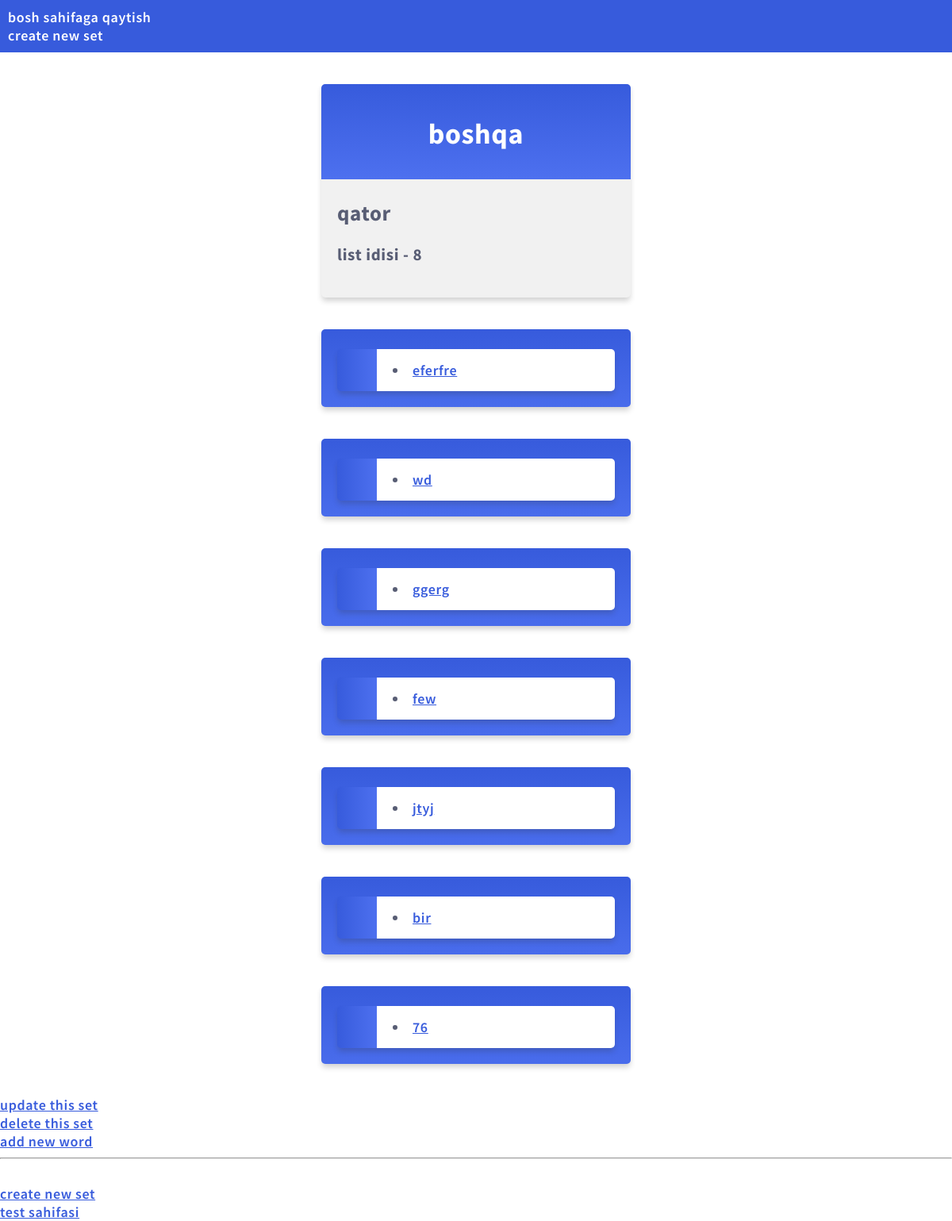
Screenshot of /8/set_list/ with the database file from the repository.
### my_card/models.py (models this page shows, shortened)
class Set(models.Model):
    name = models.CharField(max_length = 64)
    description = models.CharField(max_length = 255, blank =True)

class Word(models.Model):
    word = models.CharField(max_length=100)
    translate = models.CharField(max_length=255)
    defenition = models.TextField(blank=True)
    set_id = models.ForeignKey(Set, on_delete=models.CASCADE, related_name='word_set')

### my_card/views.py (the view)
# urls.py: path('<int:id>/set_list/', views.set_list, name='set_list'),
def set_list(request, id):
    my_set = Set.objects.get(id=id)
    context = {"my_set":my_set}
    return render(request, "my_card/set_list.html", context=context )

### my_card/templates/my_card/set_list.html (shortened to what this page needs)
{% extends "my_card/base.html" %}
{% block content %}
<div class="mycard">
    <h1>{{my_set.name}}</h1>
    <h2 >{{my_set.description}}</h2>
    <h3 >list idisi - {{my_set.id}}</h3>
</div>
        <div>
            {% for word in my_set.word_set.all %}
                <div  class="mycard">
            <a href = "{% url 'wordpage' word.id %}">
             <li onclick="window.location= details"> {{ word.word }}
            </a>
                </div>
            {% endfor %}
        </div>
    <a href="{% url 'set_update' id=my_set.id %}">update this set</a><br>
    <a href="{% url 'set_delete' id=my_set.id %}">delete this set</a><br>
    <a href="{% url 'word_add' id=my_set.id %}">add new word</a><br>
{% endblock %}

### mystaticfiles/mystyles.css (style rules this page uses)
body { margin:0; font: 600 18px 'Source Sans Pro', sans-serif; letter-spacing: 0.64px; color: #585d74; }
.mycard { background-color: #f1f1f1; background-image: linear-gradient(to bottom, #375BDC, #4D70EF); background-size: 100% 120px; background-repeat: no-repeat; margin: 40px auto; width: 350px; border-radius: 5px; box-shadow: 0 5px 7px -1px rgba(51, 51, 51, 0.23); padding: 20px; }
.mycard h1 { text-align: center; color:#ffffff; margin:20px 0 60px 0; }
li { background-color: #ffffff; background-image: linear-gradient(to right, #375BDC, #4D70EF); background-size: 50px 60px; background-repeat: no-repeat; cursor: pointer; transition: transform .25s; border-radius: 5px; box-shadow: 0 5px 7px -1px rgba(51, 51, 51, 0.23); padding: 15px; padding-left: 70px; margin-top: 5px; }
a:link, a:visited { color: #375BDC; }

### rows the page displays
Set: name "boshqa", description "qator", id "8"
Word: word "eferfre"
Word: word "wd"
Word: word "ggerg"
Word: word "few"
Word: word "jtyj"
Word: word "bir"
Word: word "76"
